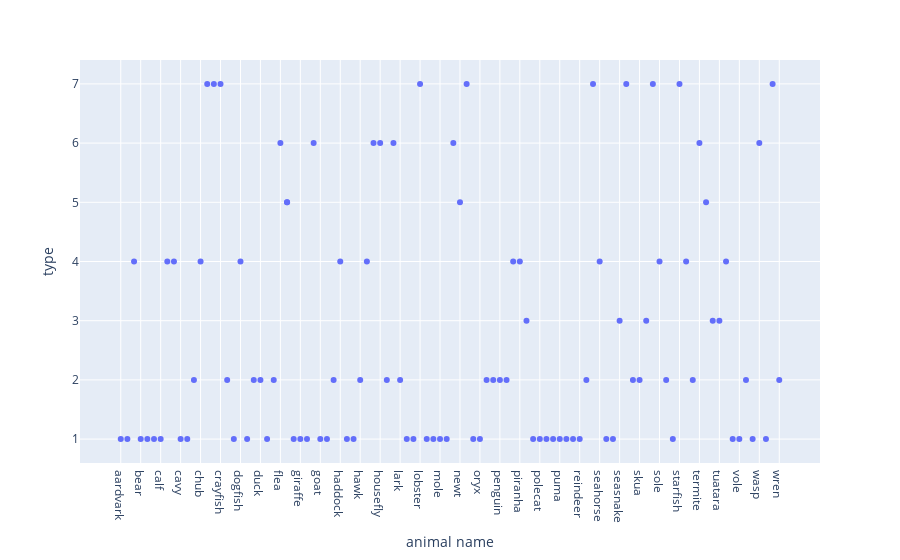

Notebook code for this chart:
### Code cell
fig = px.scatter(data, x="animal name", y="type")
fig.show()

### Figure 1 — Plotly figure (JSON) as saved in the notebook; plotly's stock layout.template omitted (floating-point values rounded to 4 significant figures)
{"data": [{"hovertemplate": "animal name=%{x}<br>type=%{y}<extra></extra>", "legendgroup": "", "marker": {"color": "#636efa", "symbol": "circle"}, "mode": "markers", "name": "", "orientation": "v", "showlegend": false, "type": "scatter", "x": ["aardvark", "antelope", "bass", "bear", "boar", "buffalo", "calf", "carp", "catfish", "cavy", "cheetah", "chicken", "chub", "clam", "crab", "crayfish", "crow", "deer", "dogfish", "dolphin", "dove", "duck", "elephant", "flamingo", "flea", "frog", "frog", "fruitbat", "giraffe", "girl", "gnat", "goat", "gorilla", "gull", "haddock", "hamster", "hare", "hawk", "herring", "honeybee", "housefly", "kiwi", "ladybird", "lark", "leopard", "lion", "lobster", "lynx", "mink", "mole", "mongoose", "moth", "newt", "octopus", "opossum", "oryx", "ostrich", "parakeet", "penguin", "pheasant", "pike", "piranha", "pitviper", "platypus", "polecat", "pony", "porpoise", "puma", "pussycat", "raccoon", "reindeer", "rhea", "scorpion", "seahorse", "seal", "sealion", "seasnake", "seawasp", "skimmer", "skua", "slowworm", "slug", "sole", "sparrow", "squirrel", "starfish", "stingray", "swan", "termite", "toad", "tortoise", "tuatara", "tuna", "vampire", "vole", "vulture", "wallaby", "wasp", "wolf", "worm", "wren"], "xaxis": "x", "y": [1, 1, 4, 1, 1, 1, 1, 4, 4, 1, 1, 2, 4, 7, 7, 7, 2, 1, 4, 1, 2, 2, 1, 2, 6, 5, 5, 1, 1, 1, 6, 1, 1, 2, 4, 1, 1, 2, 4, 6, 6, 2, 6, 2, 1, 1, 7, 1, 1, 1, 1, 6, 5, 7, 1, 1, 2, 2, 2, 2, 4, 4, 3, 1, 1, 1, 1, 1, 1, 1, 1, 2, 7, 4, 1, 1, 3, 7, 2, 2, 3, 7, 4, 2, 1, 7, 4, 2, 6, 5, 3, 3, 4, 1, 1, 2, 1, 6, 1, 7, 2], "yaxis": "y"}], "layout": {"legend": {"tracegroupgap": 0}, "margin": {"t": 60}, "xaxis": {"anchor": "y", "domain": [0, 1], "title": {"text": "animal name"}}, "yaxis": {"anchor": "x", "domain": [0, 1], "title": {"text": "type"}}}}
